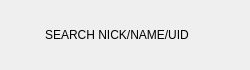
<?xml version="1.0" encoding="UTF-8"?>
<ui version="4.0">
 <class>AddUserItem</class>
 <widget class="QWidget" name="AddUserItem">
  <property name="geometry">
   <rect>
    <x>0</x>
    <y>0</y>
    <width>250</width>
    <height>70</height>
   </rect>
  </property>
  <property name="minimumSize">
   <size>
    <width>250</width>
    <height>70</height>
   </size>
  </property>
  <property name="maximumSize">
   <size>
    <width>250</width>
    <height>70</height>
   </size>
  </property>
  <property name="windowTitle">
   <string>Form</string>
  </property>
  <layout class="QHBoxLayout" name="horizontalLayout">
   <property name="spacing">
    <number>5</number>
   </property>
   <property name="leftMargin">
    <number>0</number>
   </property>
   <property name="topMargin">
    <number>0</number>
   </property>
   <property name="rightMargin">
    <number>0</number>
   </property>
   <property name="bottomMargin">
    <number>0</number>
   </property>
   <item>
    <widget class="QLabel" name="add_tip">
     <property name="minimumSize">
      <size>
       <width>40</width>
       <height>40</height>
      </size>
     </property>
     <property name="maximumSize">
      <size>
       <width>40</width>
       <height>40</height>
      </size>
     </property>
     <property name="text">
      <string/>
     </property>
    </widget>
   </item>
   <item>
    <widget class="QLabel" name="message_tip">
     <property name="text">
      <string>SEARCH NICK/NAME/UID</string>
     </property>
    </widget>
   </item>
   <item>
    <widget class="QLabel" name="right_tip">
     <property name="minimumSize">
      <size>
       <width>30</width>
       <height>30</height>
      </size>
     </property>
     <property name="maximumSize">
      <size>
       <width>30</width>
       <height>30</height>
      </size>
     </property>
     <property name="text">
      <string/>
     </property>
    </widget>
   </item>
  </layout>
 </widget>
 <resources/>
 <connections/>
</ui>
